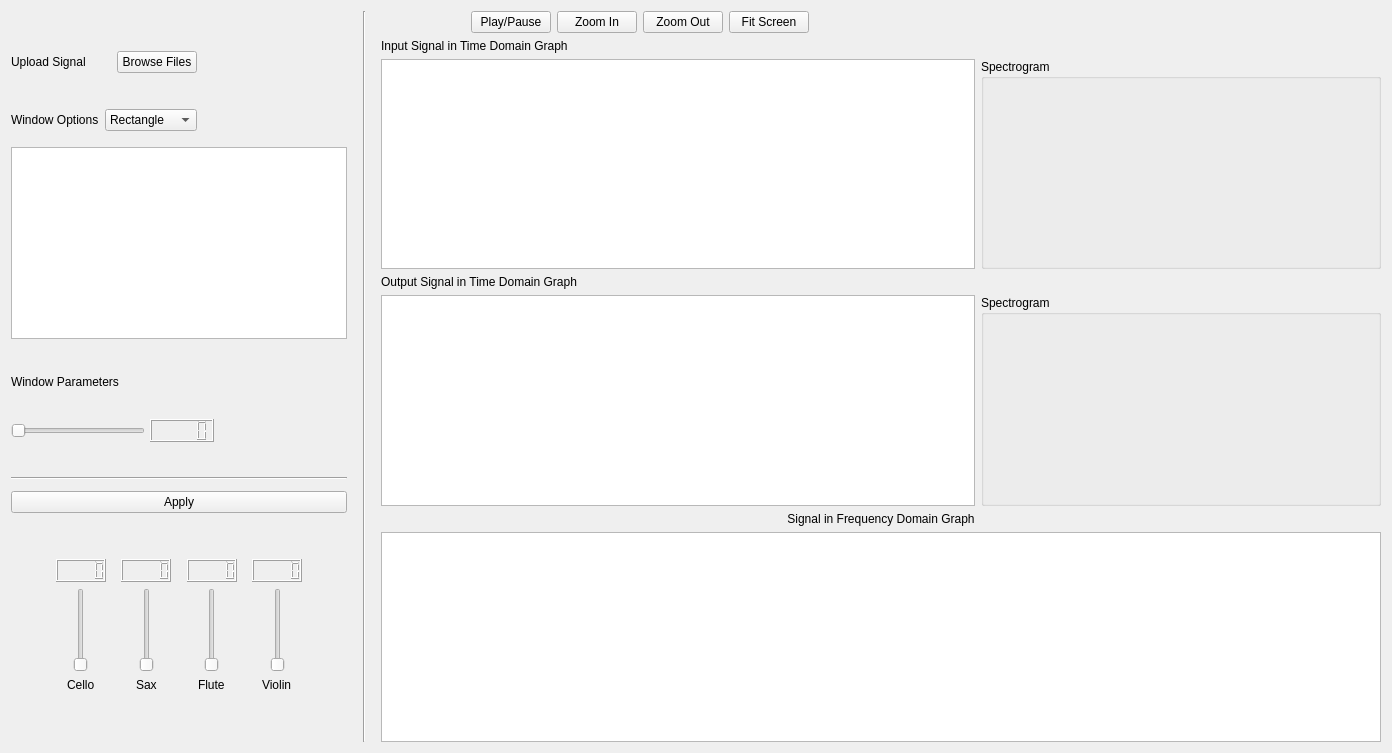
      <widget class="QWidget" name="tab_6">
       <attribute name="title">
        <string>Musical Instruments Mode</string>
       </attribute>
       <layout class="QHBoxLayout" name="horizontalLayout_100" stretch="0,0,3">
        <item>
         <layout class="QVBoxLayout" name="verticalLayout_149">
          <property name="rightMargin">
           <number>10</number>
          </property>
          <item>
           <spacer name="verticalSpacer_19">
            <property name="orientation">
             <enum>Qt::Vertical</enum>
            </property>
            <property name="sizeType">
             <enum>QSizePolicy::Fixed</enum>
            </property>
            <property name="sizeHint" stdset="0">
             <size>
              <width>20</width>
              <height>40</height>
             </size>
            </property>
           </spacer>
          </item>
          <item>
           <layout class="QHBoxLayout" name="horizontalLayout_94">
            <property name="bottomMargin">
             <number>30</number>
            </property>
            <item>
             <widget class="QLabel" name="label_189">
              <property name="sizePolicy">
               <sizepolicy hsizetype="Fixed" vsizetype="Preferred">
                <horstretch>0</horstretch>
                <verstretch>0</verstretch>
               </sizepolicy>
              </property>
              <property name="minimumSize">
               <size>
                <width>100</width>
                <height>0</height>
               </size>
              </property>
              <property name="text">
               <string>Upload Signal</string>
              </property>
             </widget>
            </item>
            <item alignment="Qt::AlignLeft">
             <widget class="QPushButton" name="browseButton2">
              <property name="sizePolicy">
               <sizepolicy hsizetype="Expanding" vsizetype="Fixed">
                <horstretch>0</horstretch>
                <verstretch>0</verstretch>
               </sizepolicy>
              </property>
              <property name="text">
               <string>Browse Files</string>
              </property>
             </widget>
            </item>
            <item>
             <spacer name="horizontalSpacer_103">
              <property name="orientation">
               <enum>Qt::Horizontal</enum>
              </property>
              <property name="sizeType">
               <enum>QSizePolicy::Fixed</enum>
              </property>
              <property name="sizeHint" stdset="0">
               <size>
                <width>150</width>
                <height>20</height>
               </size>
              </property>
             </spacer>
            </item>
           </layout>
          </item>
          <item>
           <layout class="QHBoxLayout" name="horizontalLayout_95">
            <property name="bottomMargin">
             <number>10</number>
            </property>
            <item>
             <widget class="QLabel" name="label_190">
              <property name="text">
               <string>Window Options</string>
              </property>
             </widget>
            </item>
            <item>
             <widget class="QComboBox" name="comboBox_mode2">
              <property name="sizePolicy">
               <sizepolicy hsizetype="Expanding" vsizetype="Fixed">
                <horstretch>0</horstretch>
                <verstretch>0</verstretch>
               </sizepolicy>
              </property>
              <item>
               <property name="text">
                <string>Rectangle</string>
               </property>
              </item>
              <item>
               <property name="text">
                <string>Hamming</string>
               </property>
              </item>
              <item>
               <property name="text">
                <string>Hanning</string>
               </property>
              </item>
              <item>
               <property name="text">
                <string>Gaussian</string>
               </property>
              </item>
             </widget>
            </item>
            <item>
             <spacer name="horizontalSpacer_104">
              <property name="orientation">
               <enum>Qt::Horizontal</enum>
              </property>
              <property name="sizeType">
               <enum>QSizePolicy::Fixed</enum>
              </property>
              <property name="sizeHint" stdset="0">
               <size>
                <width>150</width>
                <height>20</height>
               </size>
              </property>
             </spacer>
            </item>
           </layout>
          </item>
          <item>
           <widget class="PlotWidget" name="windowGraph2"/>
          </item>
          <item>
           <layout class="QVBoxLayout" name="verticalLayout_150">
            <property name="spacing">
             <number>15</number>
            </property>
            <property name="topMargin">
             <number>30</number>
            </property>
            <property name="bottomMargin">
             <number>5</number>
            </property>
            <item>
             <widget class="QLabel" name="label_191">
              <property name="text">
               <string>Window Parameters</string>
              </property>
             </widget>
            </item>
            <item>
             <layout class="QHBoxLayout" name="horizontalLayout_96">
              <property name="bottomMargin">
               <number>15</number>
              </property>
             </layout>
            </item>
            <item>
             <layout class="QHBoxLayout" name="horizontalLayout_97">
              <property name="spacing">
               <number>5</number>
              </property>
              <property name="bottomMargin">
               <number>20</number>
              </property>
              <item>
               <widget class="QSlider" name="windowSlider2">
                <property name="orientation">
                 <enum>Qt::Horizontal</enum>
                </property>
               </widget>
              </item>
              <item>
               <widget class="QLCDNumber" name="lcdNumber_13"/>
              </item>
              <item>
               <spacer name="horizontalSpacer_106">
                <property name="orientation">
                 <enum>Qt::Horizontal</enum>
                </property>
                <property name="sizeHint" stdset="0">
                 <size>
                  <width>40</width>
                  <height>20</height>
                 </size>
                </property>
               </spacer>
              </item>
             </layout>
            </item>
            <item>
             <widget class="Line" name="line_19">
              <property name="orientation">
               <enum>Qt::Horizontal</enum>
              </property>
             </widget>
            </item>
           </layout>
          </item>
          <item>
           <widget class="QPushButton" name="applyButton2">
            <property name="text">
             <string>Apply</string>
            </property>
           </widget>
          </item>
          <item>
           <spacer name="verticalSpacer_20">
            <property name="orientation">
             <enum>Qt::Vertical</enum>
            </property>
            <property name="sizeType">
             <enum>QSizePolicy::Fixed</enum>
            </property>
            <property name="sizeHint" stdset="0">
             <size>
              <width>20</width>
              <height>40</height>
             </size>
            </property>
           </spacer>
          </item>
          <item>
           <layout class="QHBoxLayout" name="horizontalLayout_98">
            <property name="bottomMargin">
             <number>15</number>
            </property>
            <item>
             <spacer name="horizontalSpacer_107">
              <property name="orientation">
               <enum>Qt::Horizontal</enum>
              </property>
              <property name="sizeType">
               <enum>QSizePolicy::Fixed</enum>
              </property>
              <property name="sizeHint" stdset="0">
               <size>
                <width>40</width>
                <height>20</height>
               </size>
              </property>
             </spacer>
            </item>
            <item>
             <layout class="QVBoxLayout" name="verticalLayout_152">
              <item alignment="Qt::AlignHCenter">
               <widget class="QLCDNumber" name="lcdNumber_92">
                <property name="maximumSize">
                 <size>
                  <width>50</width>
                  <height>16777215</height>
                 </size>
                </property>
               </widget>
              </item>
              <item alignment="Qt::AlignHCenter">
               <widget class="QSlider" name="instrumentSlider_1">
                <property name="orientation">
                 <enum>Qt::Vertical</enum>
                </property>
               </widget>
              </item>
              <item alignment="Qt::AlignHCenter">
               <widget class="QLabel" name="label_195">
                <property name="text">
                 <string>Cello</string>
                </property>
               </widget>
              </item>
             </layout>
            </item>
            <item>
             <layout class="QVBoxLayout" name="verticalLayout_153">
              <item alignment="Qt::AlignHCenter">
               <widget class="QLCDNumber" name="lcdNumber_93">
                <property name="maximumSize">
                 <size>
                  <width>50</width>
                  <height>16777215</height>
                 </size>
                </property>
               </widget>
              </item>
              <item alignment="Qt::AlignHCenter">
               <widget class="QSlider" name="instrumentSlider_2">
                <property name="orientation">
                 <enum>Qt::Vertical</enum>
                </property>
               </widget>
              </item>
              <item alignment="Qt::AlignHCenter">
               <widget class="QLabel" name="label_196">
                <property name="text">
                 <string>Sax</string>
                </property>
               </widget>
              </item>
             </layout>
            </item>
            <item>
             <layout class="QVBoxLayout" name="verticalLayout_154">
              <item alignment="Qt::AlignHCenter">
               <widget class="QLCDNumber" name="lcdNumber_94">
                <property name="maximumSize">
                 <size>
                  <width>50</width>
                  <height>16777215</height>
                 </size>
                </property>
               </widget>
              </item>
              <item alignment="Qt::AlignHCenter">
               <widget class="QSlider" name="instrumentSlider_3">
                <property name="orientation">
                 <enum>Qt::Vertical</enum>
                </property>
               </widget>
              </item>
              <item alignment="Qt::AlignHCenter">
               <widget class="QLabel" name="label_197">
                <property name="text">
                 <string>Flute</string>
                </property>
               </widget>
              </item>
             </layout>
            </item>
            <item>
             <layout class="QVBoxLayout" name="verticalLayout_155">
              <item alignment="Qt::AlignHCenter">
               <widget class="QLCDNumber" name="lcdNumber_95">
                <property name="maximumSize">
                 <size>
                  <width>50</width>
                  <height>16777215</height>
                 </size>
                </property>
               </widget>
              </item>
              <item alignment="Qt::AlignHCenter">
               <widget class="QSlider" name="instrumentSlider_4">
                <property name="orientation">
                 <enum>Qt::Vertical</enum>
                </property>
               </widget>
              </item>
              <item alignment="Qt::AlignHCenter">
               <widget class="QLabel" name="label_198">
                <property name="text">
                 <string>Violin</string>
                </property>
               </widget>
              </item>
             </layout>
            </item>
            <item>
             <spacer name="horizontalSpacer_108">
              <property name="orientation">
               <enum>Qt::Horizontal</enum>
              </property>
              <property name="sizeType">
               <enum>QSizePolicy::Fixed</enum>
              </property>
              <property name="sizeHint" stdset="0">
               <size>
                <width>40</width>
                <height>20</height>
               </size>
              </property>
             </spacer>
            </item>
           </layout>
          </item>
          <item>
           <layout class="QHBoxLayout" name="horizontalLayout_99">
            <property name="bottomMargin">
             <number>15</number>
            </property>
            <item>
             <spacer name="horizontalSpacer_109">
              <property name="orientation">
               <enum>Qt::Horizontal</enum>
              </property>
              <property name="sizeType">
               <enum>QSizePolicy::Fixed</enum>
              </property>
              <property name="sizeHint" stdset="0">
               <size>
                <width>40</width>
                <height>20</height>
               </size>
              </property>
             </spacer>
            </item>
           </layout>
          </item>
         </layout>
        </item>
        <item>
         <widget class="Line" name="line_18">
          <property name="maximumSize">
           <size>
            <width>2</width>
            <height>16777215</height>
           </size>
          </property>
          <property name="orientation">
           <enum>Qt::Vertical</enum>
          </property>
         </widget>
        </item>
        <item>
         <layout class="QVBoxLayout" name="verticalLayout_145">
          <property name="leftMargin">
           <number>10</number>
          </property>
          <item>
           <layout class="QHBoxLayout" name="horizontalLayout_91">
            <item>
             <spacer name="horizontalSpacer_100">
              <property name="orientation">
               <enum>Qt::Horizontal</enum>
              </property>
              <property name="sizeType">
               <enum>QSizePolicy::Fixed</enum>
              </property>
              <property name="sizeHint" stdset="0">
               <size>
                <width>90</width>
                <height>20</height>
               </size>
              </property>
             </spacer>
            </item>
            <item>
             <widget class="QPushButton" name="playButton2">
              <property name="text">
               <string>Play/Pause</string>
              </property>
             </widget>
            </item>
            <item>
             <widget class="QPushButton" name="zoomInButton2">
              <property name="text">
               <string>Zoom In</string>
              </property>
             </widget>
            </item>
            <item>
             <widget class="QPushButton" name="zoomOutButton2">
              <property name="text">
               <string>Zoom Out</string>
              </property>
             </widget>
            </item>
            <item>
             <widget class="QPushButton" name="fitButton2">
              <property name="text">
               <string>Fit Screen</string>
              </property>
             </widget>
            </item>
            <item>
             <spacer name="horizontalSpacer_101">
              <property name="orientation">
               <enum>Qt::Horizontal</enum>
              </property>
              <property name="sizeType">
               <enum>QSizePolicy::Fixed</enum>
              </property>
              <property name="sizeHint" stdset="0">
               <size>
                <width>40</width>
                <height>20</height>
               </size>
              </property>
             </spacer>
            </item>
            <item>
             <spacer name="horizontalSpacer_102">
              <property name="orientation">
               <enum>Qt::Horizontal</enum>
              </property>
              <property name="sizeHint" stdset="0">
               <size>
                <width>40</width>
                <height>20</height>
               </size>
              </property>
             </spacer>
            </item>
           </layout>
          </item>
          <item>
           <layout class="QVBoxLayout" name="verticalLayout_146">
            <item>
             <widget class="QLabel" name="label_186">
              <property name="text">
               <string>Input Signal in Time Domain Graph</string>
              </property>
             </widget>
            </item>
            <item>
             <layout class="QHBoxLayout" name="horizontalLayout_92" stretch="1,0">
              <item>
               <widget class="PlotWidget" name="inputGraph2"/>
              </item>
              <item>
               <widget class="QGroupBox" name="groupBox_3">
                <property name="minimumSize">
                 <size>
                  <width>400</width>
                  <height>0</height>
                 </size>
                </property>
                <property name="title">
                 <string>Spectrogram</string>
                </property>
                <widget class="QWidget" name="gridLayoutWidget_7">
                 <property name="geometry">
                  <rect>
                   <x>-1</x>
                   <y>19</y>
                   <width>401</width>
                   <height>231</height>
                  </rect>
                 </property>
                 <layout class="QGridLayout" name="gridLayout_7">
                  <item row="0" column="0">
                   <layout class="QVBoxLayout" name="verticalLayout_22"/>
                  </item>
                 </layout>
                </widget>
               </widget>
              </item>
             </layout>
            </item>
           </layout>
          </item>
          <item>
           <layout class="QVBoxLayout" name="verticalLayout_147">
            <item>
             <widget class="QLabel" name="label_187">
              <property name="text">
               <string>Output Signal in Time Domain Graph</string>
              </property>
             </widget>
            </item>
            <item>
             <layout class="QHBoxLayout" name="horizontalLayout_93" stretch="1,0">
              <item>
               <widget class="PlotWidget" name="outputGraph2"/>
              </item>
              <item>
               <widget class="QGroupBox" name="groupBox_4">
                <property name="minimumSize">
                 <size>
                  <width>400</width>
                  <height>0</height>
                 </size>
                </property>
                <property name="title">
                 <string>Spectrogram</string>
                </property>
                <widget class="QWidget" name="gridLayoutWidget_8">
                 <property name="geometry">
                  <rect>
                   <x>-1</x>
                   <y>19</y>
                   <width>401</width>
                   <height>231</height>
                  </rect>
                 </property>
                 <layout class="QGridLayout" name="gridLayout_8">
                  <item row="0" column="0">
                   <layout class="QVBoxLayout" name="verticalLayout_23"/>
                  </item>
                 </layout>
                </widget>
               </widget>
              </item>
             </layout>
            </item>
           </layout>
          </item>
          <item>
           <layout class="QVBoxLayout" name="verticalLayout_148">
            <item>
             <widget class="QLabel" name="label_188">
              <property name="text">
               <string>Signal in Frequency Domain Graph</string>
              </property>
              <property name="alignment">
               <set>Qt::AlignCenter</set>
              </property>
             </widget>
            </item>
            <item alignment="Qt::AlignHCenter">
             <widget class="PlotWidget" name="freqGraph2">
              <property name="sizePolicy">
               <sizepolicy hsizetype="Expanding" vsizetype="Expanding">
                <horstretch>0</horstretch>
                <verstretch>0</verstretch>
               </sizepolicy>
              </property>
              <property name="minimumSize">
               <size>
                <width>1000</width>
                <height>0</height>
               </size>
              </property>
              <property name="maximumSize">
               <size>
                <width>16777215</width>
                <height>16777215</height>
               </size>
              </property>
             </widget>
            </item>
           </layout>
          </item>
         </layout>
        </item>
       </layout>
      </widget>
